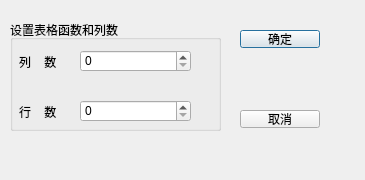
<?xml version="1.0" encoding="UTF-8"?>
<ui version="4.0">
 <class>QWDialogSize</class>
 <widget class="QDialog" name="QWDialogSize">
  <property name="geometry">
   <rect>
    <x>0</x>
    <y>0</y>
    <width>365</width>
    <height>180</height>
   </rect>
  </property>
  <property name="windowTitle">
   <string>Dialog</string>
  </property>
  <widget class="QGroupBox" name="groupBox">
   <property name="geometry">
    <rect>
     <x>10</x>
     <y>20</y>
     <width>211</width>
     <height>111</height>
    </rect>
   </property>
   <property name="title">
    <string>设置表格函数和列数</string>
   </property>
   <widget class="QLabel" name="label">
    <property name="geometry">
     <rect>
      <x>9</x>
      <y>31</y>
      <width>51</width>
      <height>21</height>
     </rect>
    </property>
    <property name="text">
     <string>列    数</string>
    </property>
   </widget>
   <widget class="QLabel" name="label_2">
    <property name="geometry">
     <rect>
      <x>9</x>
      <y>81</y>
      <width>51</width>
      <height>21</height>
     </rect>
    </property>
    <property name="text">
     <string>行    数</string>
    </property>
   </widget>
   <widget class="QSpinBox" name="spinBoxColumn">
    <property name="geometry">
     <rect>
      <x>70</x>
      <y>30</y>
      <width>111</width>
      <height>22</height>
     </rect>
    </property>
   </widget>
   <widget class="QSpinBox" name="spinBoxRow">
    <property name="geometry">
     <rect>
      <x>70</x>
      <y>80</y>
      <width>111</width>
      <height>22</height>
     </rect>
    </property>
   </widget>
  </widget>
  <widget class="QPushButton" name="btnOk">
   <property name="geometry">
    <rect>
     <x>240</x>
     <y>30</y>
     <width>80</width>
     <height>18</height>
    </rect>
   </property>
   <property name="text">
    <string>确定</string>
   </property>
  </widget>
  <widget class="QPushButton" name="btnCancel">
   <property name="geometry">
    <rect>
     <x>240</x>
     <y>110</y>
     <width>80</width>
     <height>18</height>
    </rect>
   </property>
   <property name="text">
    <string>取消</string>
   </property>
  </widget>
 </widget>
 <resources/>
 <connections>
  <connection>
   <sender>btnOk</sender>
   <signal>clicked()</signal>
   <receiver>QWDialogSize</receiver>
   <slot>accept()</slot>
   <hints>
    <hint type="sourcelabel">
     <x>279</x>
     <y>38</y>
    </hint>
    <hint type="destinationlabel">
     <x>182</x>
     <y>89</y>
    </hint>
   </hints>
  </connection>
  <connection>
   <sender>btnCancel</sender>
   <signal>clicked()</signal>
   <receiver>QWDialogSize</receiver>
   <slot>reject()</slot>
   <hints>
    <hint type="sourcelabel">
     <x>279</x>
     <y>118</y>
    </hint>
    <hint type="destinationlabel">
     <x>182</x>
     <y>89</y>
    </hint>
   </hints>
  </connection>
 </connections>
</ui>
